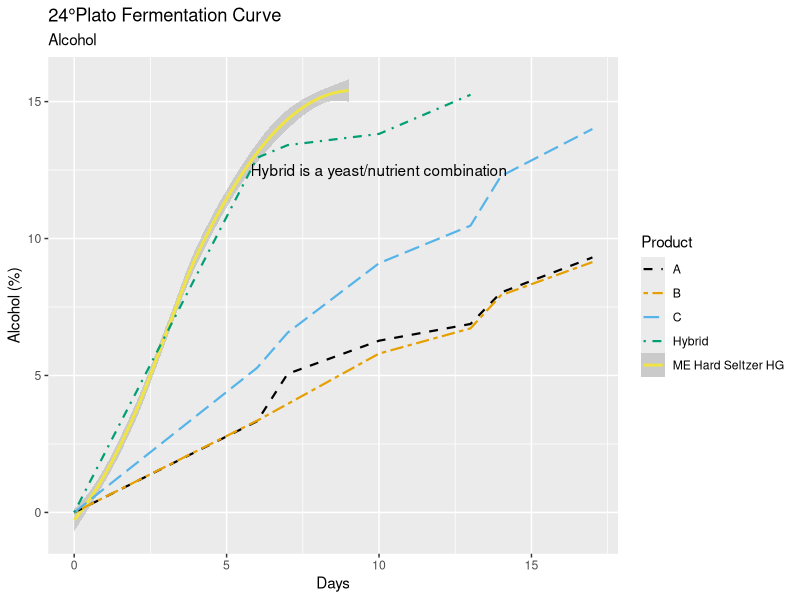
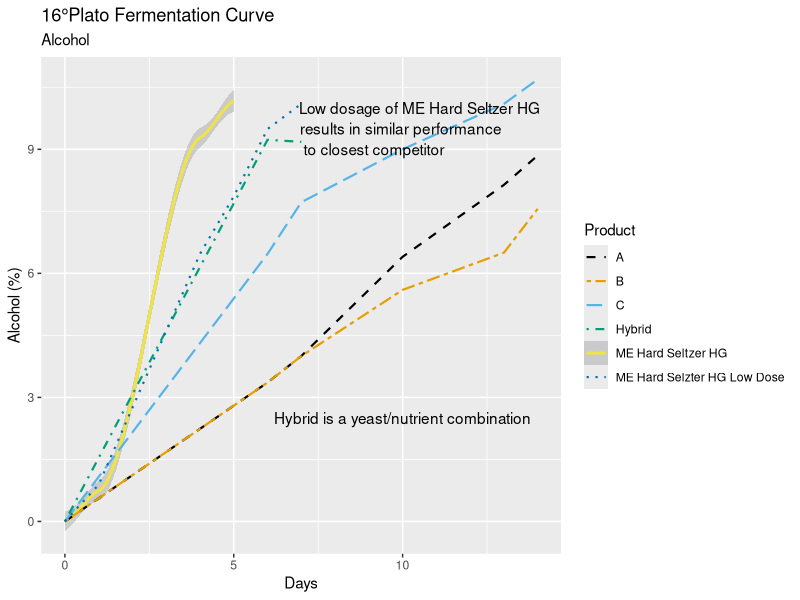
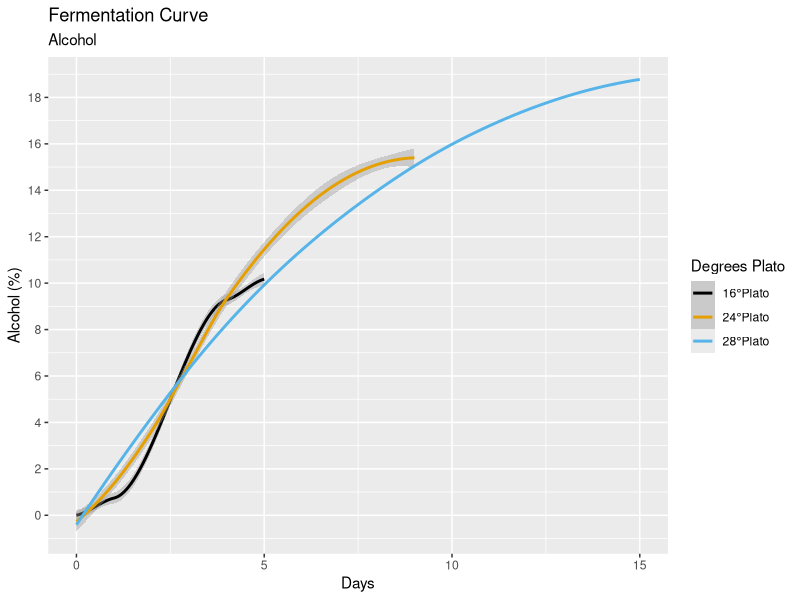
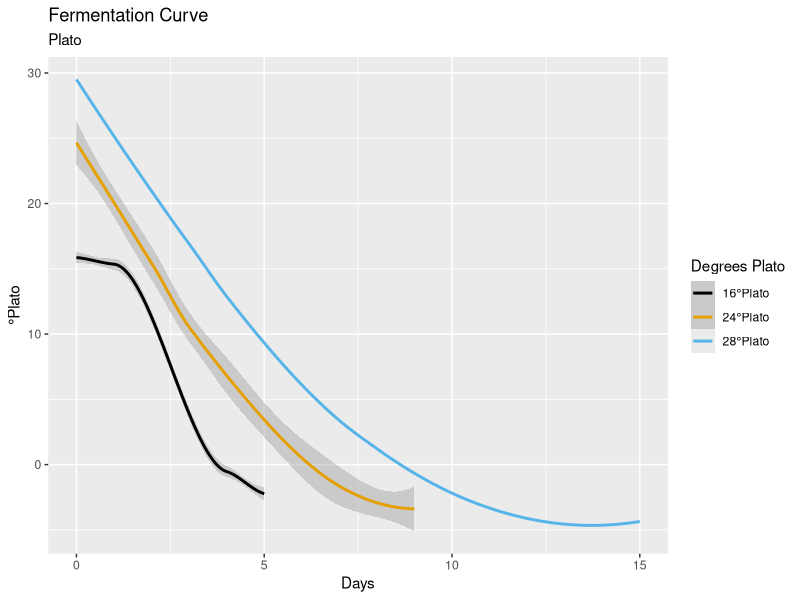
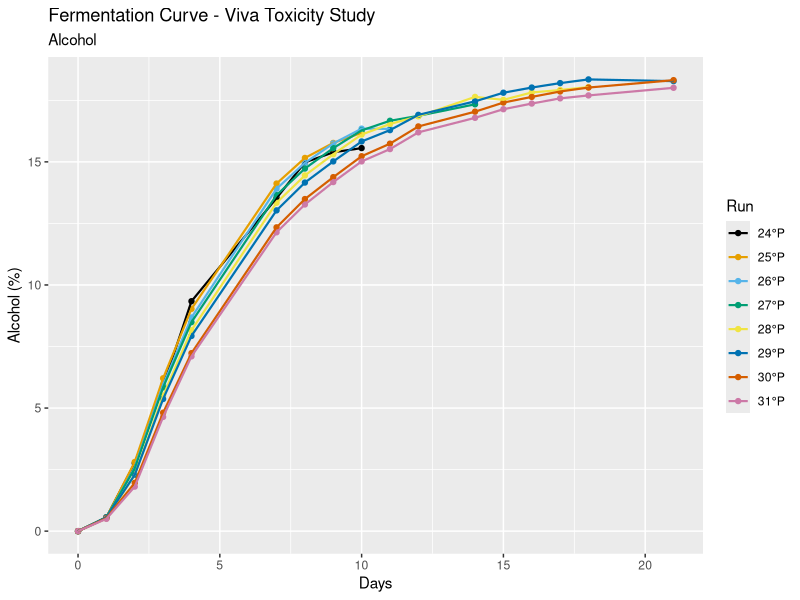
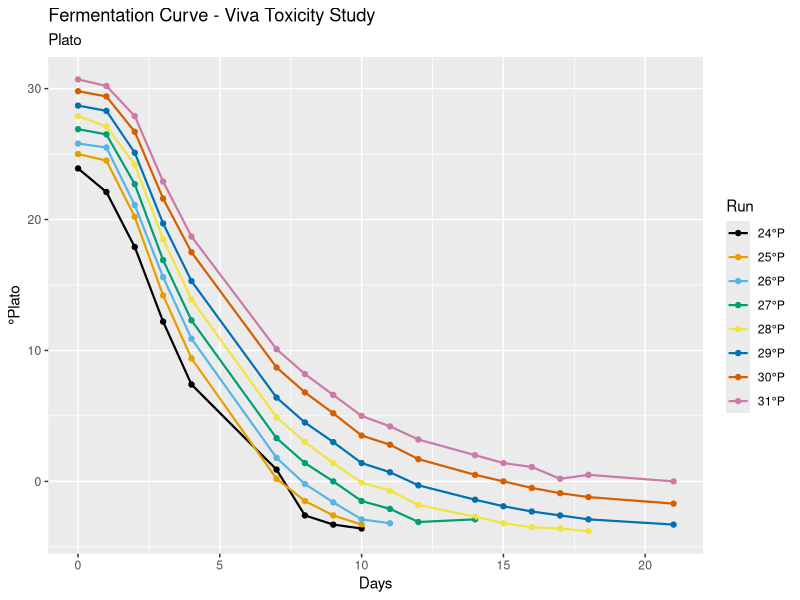
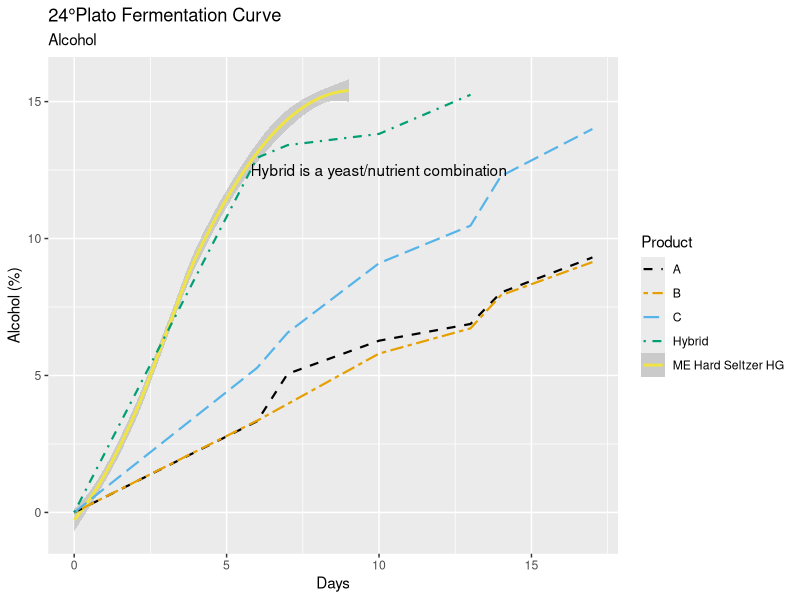
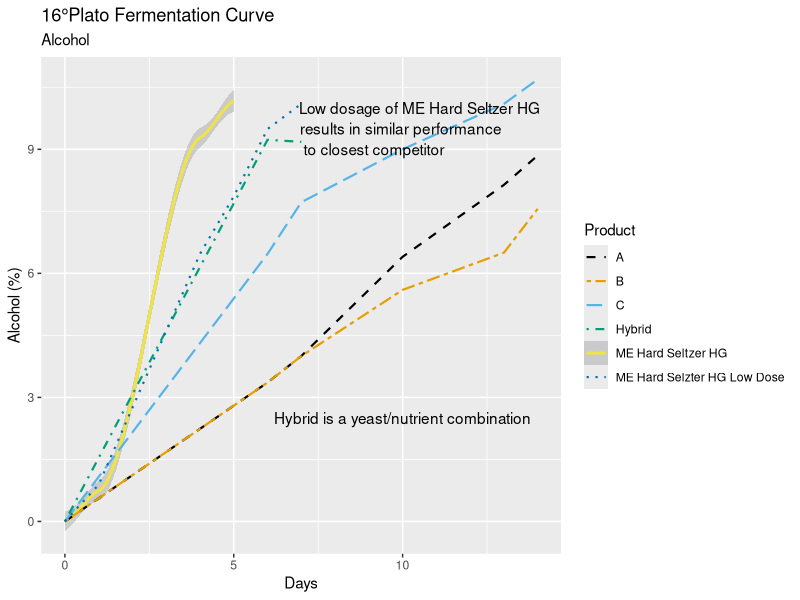

Here is the R script that generated these plots, in order:
install.packages("tidyverse")
library(tidyverse)
install.packages("rmarkdown")
library(rmarkdown)

# Loading in the csv files containing the data
plato24 <- read_csv("GFC21_003_24Plato_Data.csv")
plato16 <- read_csv("GFC21_003_16Plato_Data.csv")

# Filtering the data to contain either our products or competitors
plato24_comp <- plato24 %>% 
  filter(product %in% c("A","B","C","Hybrid"))
plato24_MEHSHG <- plato24 %>% 
  filter(product %in% c("ME Hard Seltzer HG"))
plato16_comp <- plato16 %>% 
  filter(product %in% c("A","B","C","Hybrid","ME Hard Selzter HG Low Dose"))
plato16_MEHSHG <- plato16 %>% 
  filter(product %in% c("ME Hard Seltzer HG"))

# Colorblind-friendly palette with black
cbPalette <- c("#000000", "#E69F00", "#56B4E9", "#009E73", "#F0E442", "#0072B2", "#D55E00", "#CC79A7")

# Plot looking at alcohol production between our product and competitors at 24 Plato over time
ggplot(data=plato24,aes(x=day,y=alcohol*100,color=product,linetype=product))+
  geom_smooth(data=plato24_MEHSHG)+
  geom_line(data=plato24_comp,size=.75)+
  labs(title="24°Plato Fermentation Curve",
       subtitle="Alcohol",
       x="Days",
       y="Alcohol (%)",
       colour="Product",
       linetype="Product")+
  scale_color_manual(values=cbPalette)+
  scale_linetype_manual(values=c("dashed","twodash","longdash","dotdash","solid","dotted"))+
  annotate(geom="text",x=10,y=12.5,label="Hybrid is a yeast/nutrient combination")

ggsave("24p_compreveiw_alcohol.png",width=8.5,height=5)

# Plot looking at alcohol production between our product and competitors at 16 Plato over time
ggplot(data=plato16,aes(x=day,y=alcohol*100,color=product,linetype=product))+
  geom_smooth(data=plato16_MEHSHG)+
  geom_line(data=plato16_comp,size=.75)+
  labs(title="16°Plato Fermentation Curve",
       subtitle="Alcohol",
       x="Days",
       y="Alcohol (%)",
       colour="Product",
       linetype="Product")+
  scale_color_manual(values=cbPalette)+
  scale_linetype_manual(values=c("dashed","twodash","longdash","dotdash","solid","dotted"))+
  annotate(geom="text",x=10,y=2.5,label="Hybrid is a yeast/nutrient combination")+
  annotate(geom="text",x=10.5,y=10,label="Low dosage of ME Hard Seltzer HG")+
  annotate(geom="text",x=9.95,y=9.5,label="results in similar performance")+
  annotate(geom="text",x=9.15,y=9,label="to closest competitor")

ggsave("16p_compreview_alcohol.png",width=8.5,height=5)

# Loading in the csv file containing Jasmin's 28P benchtop data
plato28 <- read_csv("GFC21_003_28Plato_Data.csv")

# Plot looking at alcohol production at 16, 24, and 28P
ggplot(data=plato28,aes(x=day,y=alcohol*100))+
  geom_smooth(data=plato16_MEHSHG,aes(color="16°Plato"))+
  geom_smooth(data=plato24_MEHSHG,aes(color="24°Plato"))+
  geom_smooth(data=plato28,aes(color="28°Plato"),se=F)+
  labs(title="Fermentation Curve",
       subtitle="Alcohol",
       x="Days",
       y="Alcohol (%)",
       colour="Degrees Plato")+
  scale_color_manual(name="Degrees Plato",
                     breaks=c("16°Plato","24°Plato","28°Plato"),
                     values=cbPalette)+
  scale_y_continuous(breaks=seq(0,21,2))

ggsave("pds_fermcurve_alcohol.png",width=8.5,height=5)

# Plot looking at plato drop at 16, 24, and 28P
ggplot(data=plato28,aes(x=day,y=plato))+
  geom_smooth(data=plato16_MEHSHG,aes(color="16°Plato"))+
  geom_smooth(data=plato24_MEHSHG,aes(color="24°Plato"))+
  geom_smooth(data=plato28,aes(color="28°Plato"),se=F)+
  labs(title="Fermentation Curve",
       subtitle="Plato",
       x="Days",
       y="°Plato",
       colour="Degrees Plato",)+
  scale_color_manual(name="Degrees Plato",
                     breaks=c("16°Plato","24°Plato","28°Plato"),
                     values=cbPalette)

ggsave("pds_fermcurve_plato.png",width=8.5,height=5)

# Loading in csv file containing data from Viva Toxicity study
toxicity <- read_csv("GFC21_003_Round3.csv")

# Plot looking at toxicity runs alcohol production
ggplot(data=toxicity,mapping=aes(x=Day,y=Alcohol*100))+
  geom_point(aes(color=as.factor(Run)))+
  geom_line(aes(color=as.factor(Run)),size=.75)+
  scale_color_manual(labels=c("24°P","25°P","26°P","27°P","28°P","29°P","30°P","31°P"),values=cbPalette)+
  labs(title="Fermentation Curve - Viva Toxicity Study",
       subtitle="Alcohol",
       x="Days",
       y="Alcohol (%)",
       colour="Run")

ggsave("toxicity.png",width=8.5,height=5)

# Plot looking at toxicity runs plato reduction
ggplot(data=toxicity,mapping=aes(x=Day,y=Plato))+
  geom_point(aes(color=as.factor(Run)))+
  geom_line(aes(color=as.factor(Run)),size=.75)+
  scale_color_manual(labels=c("24°P","25°P","26°P","27°P","28°P","29°P","30°P","31°P"),values=cbPalette)+
  labs(title="Fermentation Curve - Viva Toxicity Study",
       subtitle="Plato",
       x="Days",
       y="°Plato",
       colour="Run")

ggsave("toxicity_plato.png",width=8.5,height=5)
